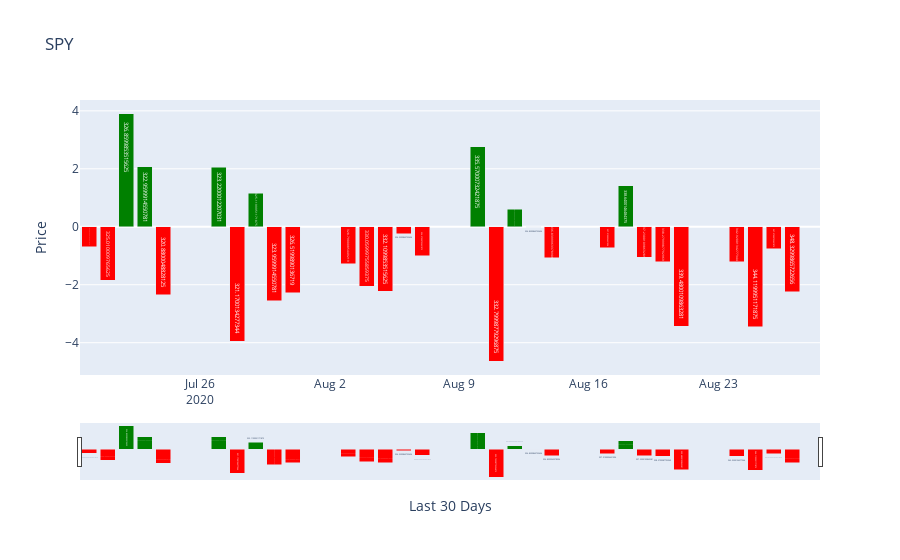

The notebook cell saved with this chart:
### Code cell
#spy_index

### Figure 1 — Plotly figure (JSON) as saved in the notebook; plotly's stock layout.template omitted (floating-point values rounded to 4 significant figures)
{"data": [{"marker": {"color": ["red", "red", "green", "green", "red", "green", "red", "green", "red", "red", "red", "red", "red", "red", "red", "green", "red", "green", "red", "red", "red", "green", "red", "red", "red", "red", "red", "red", "red", "green"]}, "name": "SPY", "text": [324.3, 325.0, 326.9, 323.0, 320.9, 323.2, 321.2, 325.1, 324.0, 326.5, 328.8, 330.1, 332.1, 334.3, 334.6, 335.6, 332.8, 337.4, 336.8, 336.8, 337.9, 338.6, 337.2, 338.3, 339.5, 342.9, 344.1, 347.6, 348.3, 350.6], "type": "bar", "x": ["2020-07-20T00:00:00", "2020-07-21T00:00:00", "2020-07-22T00:00:00", "2020-07-23T00:00:00", "2020-07-24T00:00:00", "2020-07-27T00:00:00", "2020-07-28T00:00:00", "2020-07-29T00:00:00", "2020-07-30T00:00:00", "2020-07-31T00:00:00", "2020-08-03T00:00:00", "2020-08-04T00:00:00", "2020-08-05T00:00:00", "2020-08-06T00:00:00", "2020-08-07T00:00:00", "2020-08-10T00:00:00", "2020-08-11T00:00:00", "2020-08-12T00:00:00", "2020-08-13T00:00:00", "2020-08-14T00:00:00", "2020-08-17T00:00:00", "2020-08-18T00:00:00", "2020-08-19T00:00:00", "2020-08-20T00:00:00", "2020-08-21T00:00:00", "2020-08-24T00:00:00", "2020-08-25T00:00:00", "2020-08-26T00:00:00", "2020-08-27T00:00:00", "2020-08-28T00:00:00"], "y": [-0.69, -1.85, 3.9, 2.08, -2.34, 2.05, -3.95, 1.16, -2.56, -2.27, -1.27, -2.05, -2.22, -0.24, -1, 2.77, -4.64, 0.61, -0.01001, -1.07, -0.73, 1.41, -1.05, -1.2, -3.44, -1.2, -3.45, -0.76, -2.25, null]}], "layout": {"autosize": true, "barmode": "stack", "title": {"text": "SPY"}, "xaxis": {"autorange": true, "range": ["2020-07-19 12:00", "2020-08-28 12:00"], "rangeslider": {"autorange": true, "range": ["2020-07-19 12:00", "2020-08-28 12:00"], "visible": true, "yaxis": {"_template": null, "rangemode": "match"}}, "title": {"text": "Last 30 Days"}, "type": "date"}, "yaxis": {"autorange": true, "range": [-5.114, 4.374], "title": {"text": "Price"}, "type": "linear"}}}
